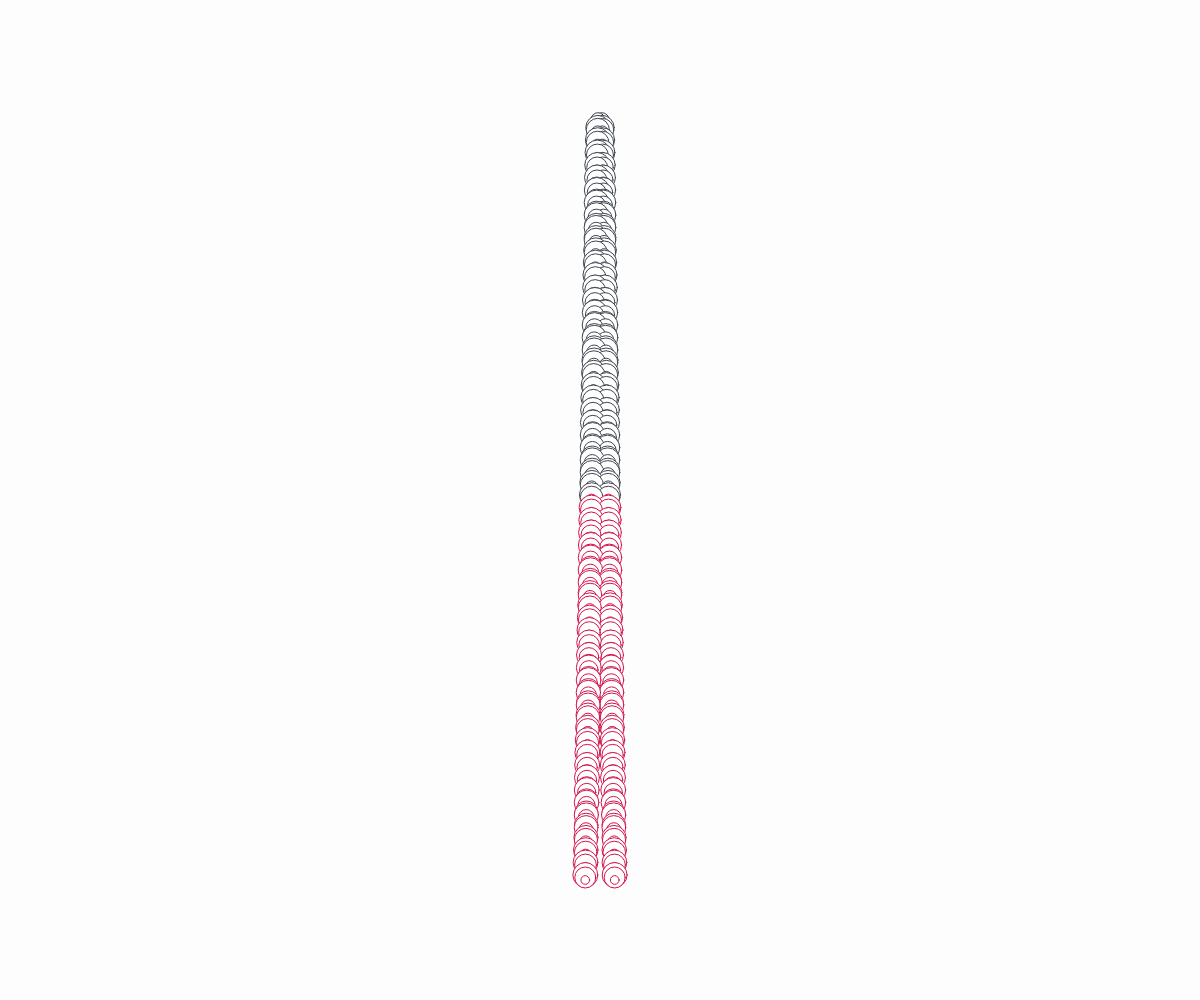
Frame 1 (no input)
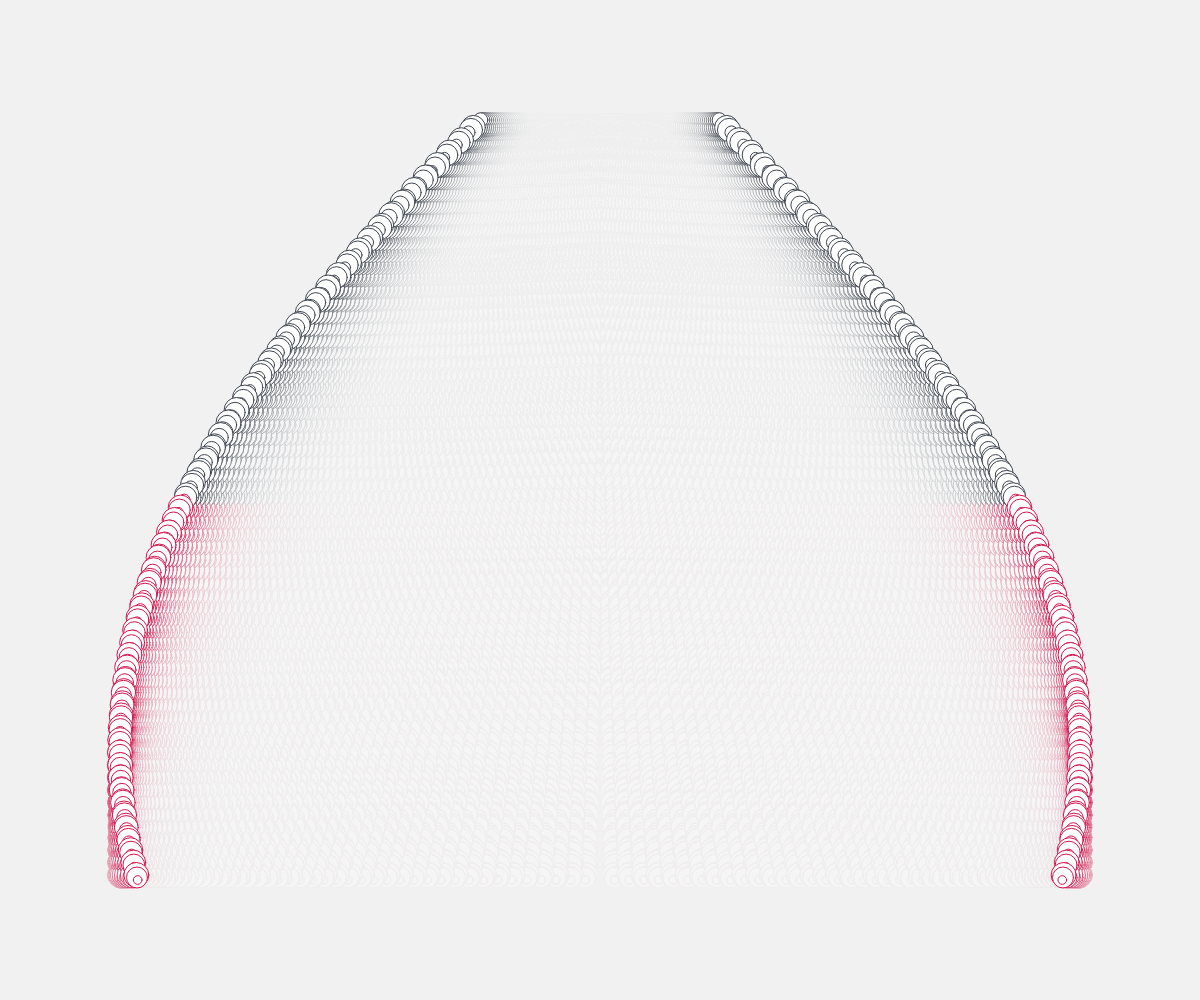
Frame 60 (no input)
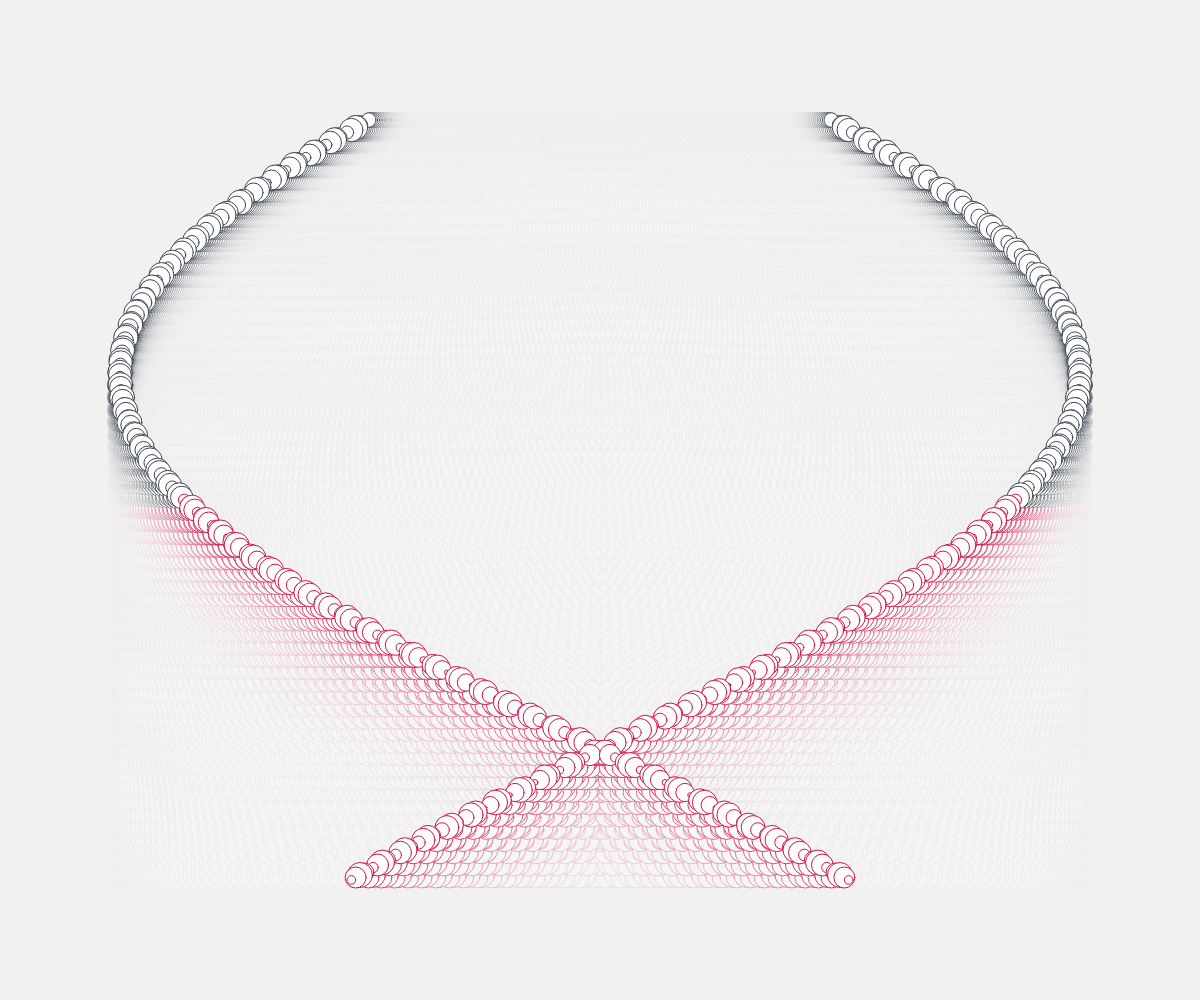
Frame 120 (the mouse pressed at the canvas centre since frame 60)

The p5.js sketch that drew these frames (run headless with seeded random() and noise() and a simulated clock; from frame 60 on, the mouse is pressed at the canvas centre):

// p5.js sketch
// ── sketch.js
function setup() {
  createCanvas(windowWidth, windowHeight);
}

function draw() {
  background("#f0f0f025");
  let margin = width / 10;
  let step = 2.5;
  let circleSpeed = 500;
  let circleSize = 25;
  for (let i = margin; i <= height - margin; i += step) {
    if (i >= height / 2) {
      stroke("#D11349");
    } else {
      stroke("#3E454F");
    }

    circle(
      map(sin((radians(frameCount) * i) / circleSpeed), -1, 1, margin, width - margin),
      i,
      circleSize * sin(i)
    );

    circle(
      map(sin((radians(-frameCount) * i) / circleSpeed), -1, 1, margin, width - margin),
      i,
      circleSize * sin(i)
    );
  }
}
